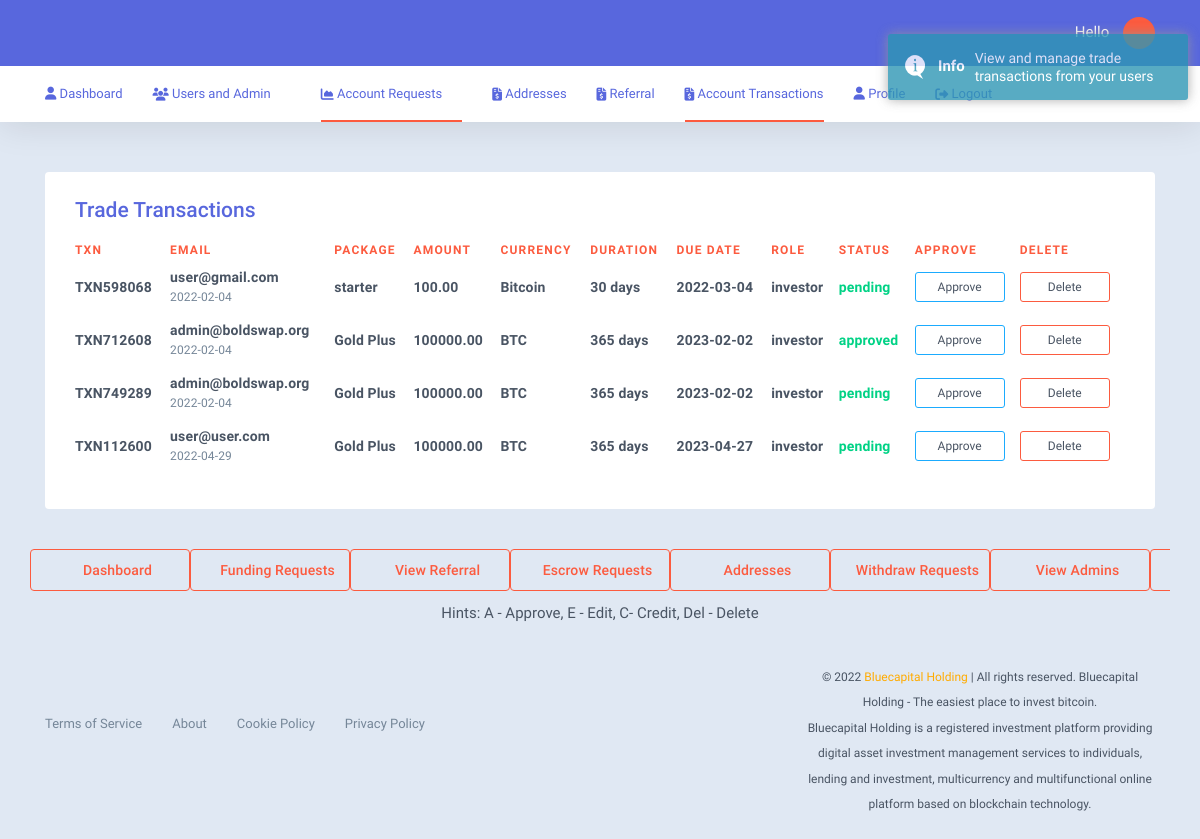
Page /user/admin/transactions.php on the earlier database version.
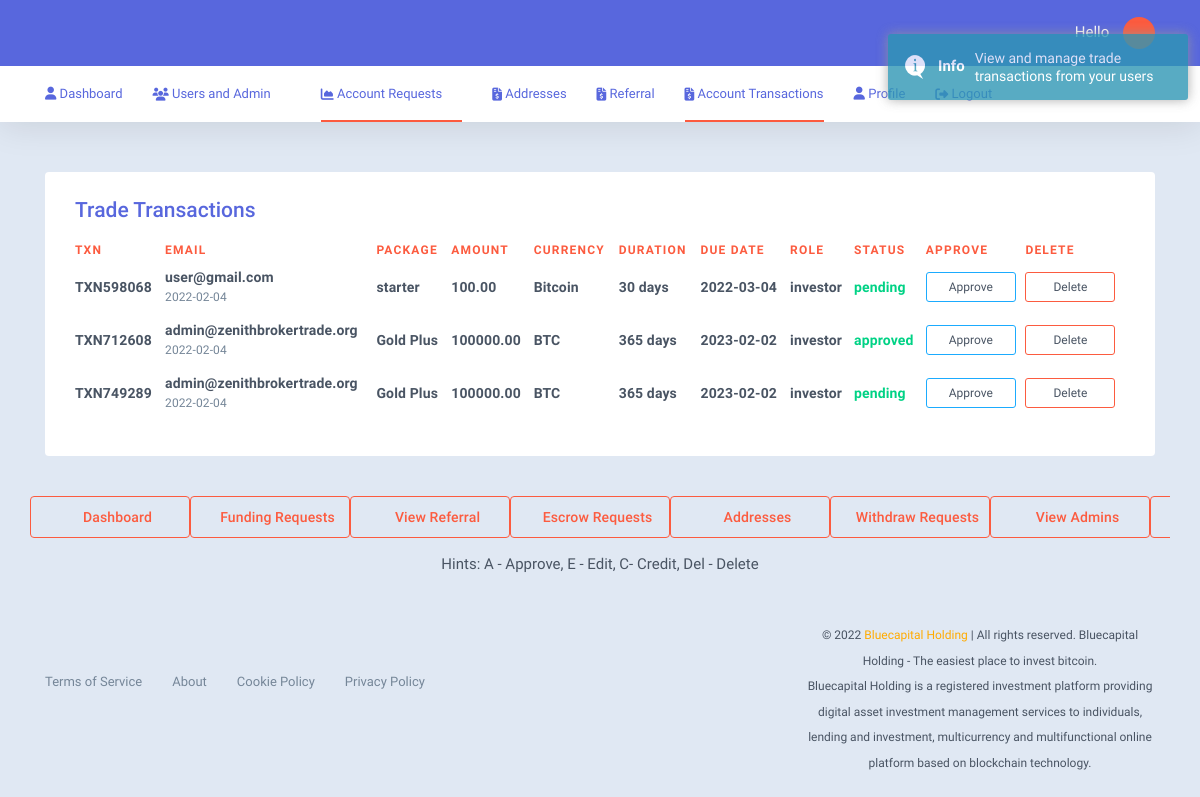
Same page on the later database version.
### tables this page shows
CREATE TABLE `transaction` (
  `id_no` int(11) NOT NULL,
  `txn` varchar(25) DEFAULT NULL,
  `user_email` varchar(255) DEFAULT NULL,
  `package` varchar(512) DEFAULT NULL,
  `amount` decimal(8,2) DEFAULT NULL,
  `currency` varchar(255) DEFAULT 'USD',
  `duration` varchar(512) DEFAULT '30',
  `interest` decimal(8,2) DEFAULT NULL,
  `role` varchar(512) DEFAULT 'investor',
  `status` varchar(255) NOT NULL DEFAULT 'pending',
  `transact_date` date NOT NULL DEFAULT current_timestamp()
);

### user/admin/transactions.php (the view, shortened to what the changed rows need)
<?php
include('../function.php');
?>
<?php include('header.php'); ?>
<body class="page-user">
<div>
  <div class="page-content">
      <div class="container">
            <div class="card content-area">
                                <div class="card-innr table-responsive">
                                <table class="data-table table table-hover dt-init user-tnx">
                        <thead>
                            <tr class="data-item data-head">
                                <th class="data-col dt-tnxno">TXN</th>
                                <th class="data-col dt-amount">Email</th>
                                <th class="data-col dt-account">Package</th>
                                <th class="data-col dt-type">
                                    <div class="dt-type-text">Amount</div>
                                </th>
                                 <th class="data-col dt-type">
                                    <div class="dt-type-text">Currency</div>
                                </th>
                                 <th class="data-col dt-type">
                                    <div class="dt-type-text">Duration</div>
                                </th>
                                <th class="data-col dt-type">
                                    <div class="dt-type-text">Due date</div>
                                </th>
                                <th class="data-col dt-type">
                                    <div class="dt-type-text">Role</div>
                                </th>
                                <th class="data-col dt-type">
                                    <div class="dt-type-text">Status</div>
                                </th>
                                <th class="data-col dt-type">
                                    <div class="dt-type-text">Approve</div>
                                </th>
                                <th class="data-col dt-type">
                                    <div class="dt-type-text">Delete</div>
                                </th>
                            </tr>
                        </thead>
                        <tbody>
                            <?php
                            $sql_transacts_exec = "SELECT * FROM `transaction`";
                            $sql_transact_exec = $con->query($sql_transacts_exec);
                           foreach($sql_transact_exec as $inft){extract($inft);?>
                                                        <tr class="data-item">
                                <td class="data-col dt-tnxno">
                                    <div class="d-flex align-items-center">
                                           <div class="fake-class">
                                        <span class="lead tnx-id"><?php if(isset($txn) && $txn!==null){echo $txn;}?></span>
                                        </div>
                                    </div>
                                </td>
                                <td class="data-col dt-token">
                                    <span class="lead token-amount"><?php if(isset($user_email) && $user_email!==null){echo $user_email;}?></span>
                              <span class="sub sub-symbol"><?php if(isset($transact_date) && $transact_date!==null){echo $transact_date;}?></span>
                                </td>
                                 <td class="data-col dt-token">
                                    <span class="lead token-amount"><?php if(isset($package) && $package!==null){echo $package;}?></span>
                                </td>
                                 <td class="data-col dt-token">
                                    <span class="lead token-amount"><?php if(isset($inft['amount']) && $inft['amount']!==null){echo $inft['amount'];}?></span>
                                </td>
                                 <td class="data-col dt-token">
                                    <span class="lead token-amount"><?php if(isset($inft['currency']) && $inft['currency']!==null){echo $inft['currency'];}?></span>
                                </td>
 <td class="data-col dt-token">
                                    <span class="lead token-amount"><?php if(isset($duration) && $duration!==null){echo $duration .' days';}?></span>
                                </td>
                                 <td class="data-col dt-account">
            <span class="lead user-info"><?php if(isset($transact_date) && isset($duration)){echo date('Y-m-d', strtotime($transact_date . + ($duration - 2) .'days'));}?></span>
        </td>
                                <td class="data-col dt-account" id="td_approve">
     <span class="lead user-info text-dark"><?php if(isset($role) && $role!==null){echo $role;}?></span></td>
      <td class="data-col dt-account" id="td_approve">
     <span class="lead user-info text-success"><?php if(isset($status) && $status!==null){echo $status;}?></span> </td>
                              <td class="data-col dt-type">
                            <a href="user.php?at=<?= $txn; ?>" class="dt-type-md"><span class='badge badge-outline badge-info badge-md'>Approve</span></a>
                        </td>
      <td class="data-col dt-type">
                            <a href="user.php?dt=<?= $txn; ?>" class="dt-type-md"><span class='badge badge-outline badge-primary badge-md'>Delete</span></a>
                        </td>
                            </tr>
                        <?php }?>
                                                    </tbody>
                    </table>
                </div>
                </div>
        </div>
  </div>
</div>
    </body>
    </html>

Differences in the rows shown:
removed transaction: txn "TXN112600", user_email "user@user.com", transact_date "2022-04-29", package "Gold Plus", amount "100000.00", currency "BTC", duration "365", transact_date+duration "2023-04-27", role "investor", status "pending"
changed transaction "TXN712608": user_email "admin@boldswap.org" → "admin@zenithbrokertrade.org"
changed transaction "TXN749289": user_email "admin@boldswap.org" → "admin@zenithbrokertrade.org"
